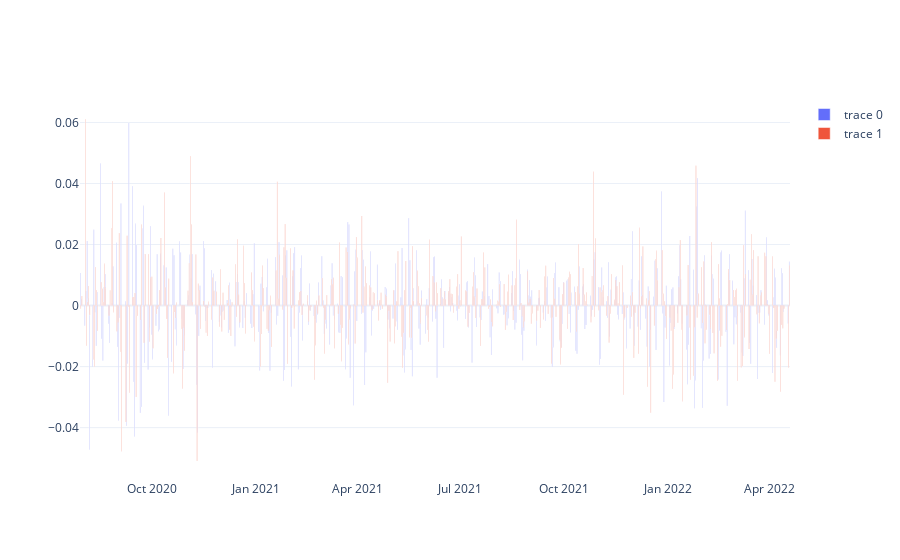

The cell this chart's notebook holds for it:
### Code cell
fig = PanelFigure()
fig.add_bar(y_pred.test)
fig.add_bar(y.test)
fig.show()

### Figure 1 — Plotly figure (JSON) as saved in the notebook; plotly's stock layout.template omitted (floating-point values rounded to 4 significant figures; data arrays with more than 128 entries replaced by an {"elided": "..."} marker saying what was removed)
{"data": [{"type": "bar", "x": {"elided": "434 str values"}, "y": {"elided": "434 float values"}}, {"type": "bar", "x": {"elided": "434 str values"}, "y": {"elided": "434 float values"}}], "layout": {}}
